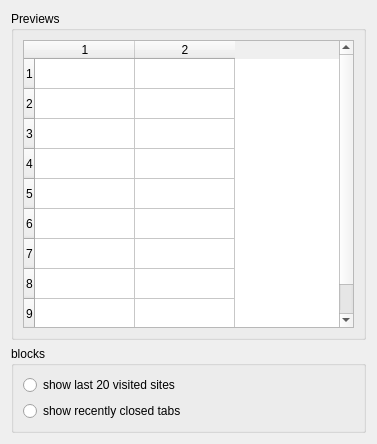
<?xml version="1.0" encoding="UTF-8"?>
<ui version="4.0">
 <class>newtabpage</class>
 <widget class="QWidget" name="newtabpage">
  <property name="geometry">
   <rect>
    <x>0</x>
    <y>0</y>
    <width>377</width>
    <height>444</height>
   </rect>
  </property>
  <property name="windowTitle">
   <string>Form</string>
  </property>
  <layout class="QVBoxLayout" name="verticalLayout_2">
   <item>
    <widget class="QGroupBox" name="groupBox">
     <property name="title">
      <string>Previews</string>
     </property>
     <layout class="QHBoxLayout" name="horizontalLayout">
      <item>
       <widget class="QTableWidget" name="tableWidget">
        <property name="rowCount">
         <number>9</number>
        </property>
        <property name="columnCount">
         <number>2</number>
        </property>
        <row/>
        <row/>
        <row/>
        <row/>
        <row/>
        <row/>
        <row/>
        <row/>
        <row/>
        <column/>
        <column/>
       </widget>
      </item>
     </layout>
    </widget>
   </item>
   <item>
    <widget class="QGroupBox" name="groupBox_2">
     <property name="title">
      <string>blocks</string>
     </property>
     <layout class="QVBoxLayout" name="verticalLayout">
      <item>
       <widget class="QRadioButton" name="showLastVisitedSites">
        <property name="text">
         <string>show last 20 visited sites</string>
        </property>
       </widget>
      </item>
      <item>
       <widget class="QRadioButton" name="showRecentlyClosedTabs">
        <property name="text">
         <string>show recently closed tabs</string>
        </property>
       </widget>
      </item>
     </layout>
    </widget>
   </item>
  </layout>
 </widget>
 <resources/>
 <connections/>
</ui>
